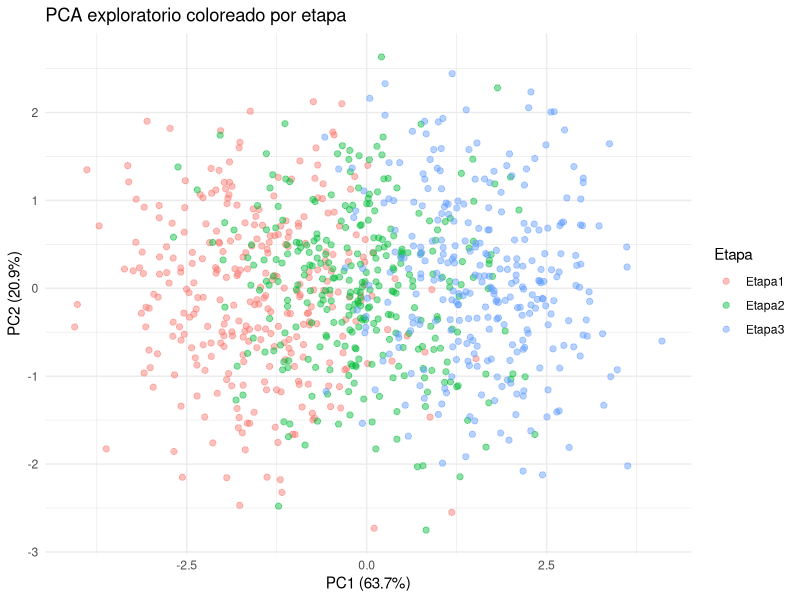

Write R code to recreate this figure.
## ---- chunk 1
library(readxl)
library(dplyr)
library(ggplot2)


# Copia aquí el bloque del script donde se cargan los paquetes
## ---- chunk 2
#| label: importar-datos
 # Recuerda: este script está pensado para ejecutarse desde la raíz del proyecto.
datos <- read_excel("../data/U6_datos_pca.xlsx")
datos
## ---- chunk 3
#| label: explorar-datos

# Exploración inicial de la tabla.
head(datos)
dim(datos)
names(datos)
str(datos)

## ---- chunk 4
#| label: preparar-datos
# Separar columnas de metadatos.
metadatos <- datos %>%
  select(muestra, etapa, tratamiento, sitio)

# Seleccionar variables numéricas para el PCA.
genes <- c("TAR", "ARF", "CO", "GA")

datos_pca <- datos %>%
  select(all_of(genes))
datos_pca

## ---- chunk 5
#| label: ejecutar-pca
# Ejecutar PCA con variables centradas y escaladas.
pca_resultado <- prcomp(
  datos_pca,
  center = TRUE,
  scale. = TRUE
)

# Revisar estructura general del resultado.
str(pca_resultado)

## ---- chunk 6
#| label: varianza-explicada

# Calcular la varianza explicada por cada componente principal.
varianza <- pca_resultado$sdev^2
varianza_explicada <- varianza / sum(varianza)

tabla_varianza <- data.frame(
  componente = paste0("PC", seq_along(varianza_explicada)),
  varianza_explicada = varianza_explicada,
  porcentaje = varianza_explicada * 100
)

tabla_varianza

# Guardar porcentajes para etiquetas de los ejes.
pc1 <- round(tabla_varianza$porcentaje[1], 1)
pc2 <- round(tabla_varianza$porcentaje[2], 1)

# Extraer coordenadas de las muestras en el espacio del PCA.
pca_scores <- as.data.frame(pca_resultado$x)

# Agregar metadatos a las coordenadas del PCA.
pca_scores <- bind_cols(metadatos, pca_scores)

head(pca_scores)

## ---- chunk 7
pca_etapa <- ggplot(pca_scores, aes(x = PC1, y = PC2, color = etapa)) +
  geom_point(size = 1.8, alpha = 0.45) +
  labs(
    title = "PCA exploratorio coloreado por etapa",
    x = paste0("PC1 (", pc1, "%)"),
    y = paste0("PC2 (", pc2, "%)"),
    color = "Etapa"
  ) +
  theme_minimal()

pca_etapa
# Copia aquí el bloque donde se construye la figura principal del PCA

## ---- chunk 8
#| label: guardar-figura

# Copia aquí el bloque donde se guarda la figura con ggsave()
